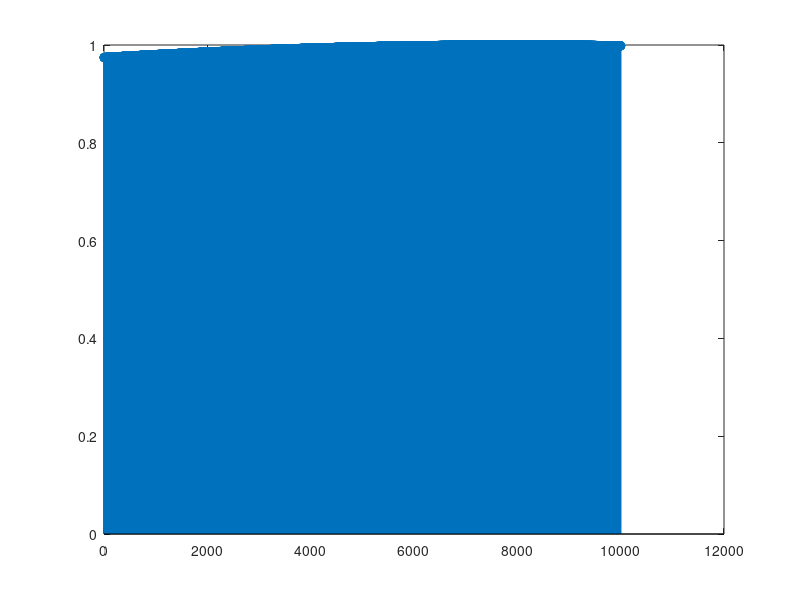

Write MATLAB code to recreate this figure.
x=0:0.0001:1;
%z=(sqrt(x+0.0390625).*181.03-0.197631836)/184.33;
z=-(0.2.*(abs(x)-0.8).*0.2.*(abs(x)-0.8))+1;
stem(z);
max(z)
min(z)
